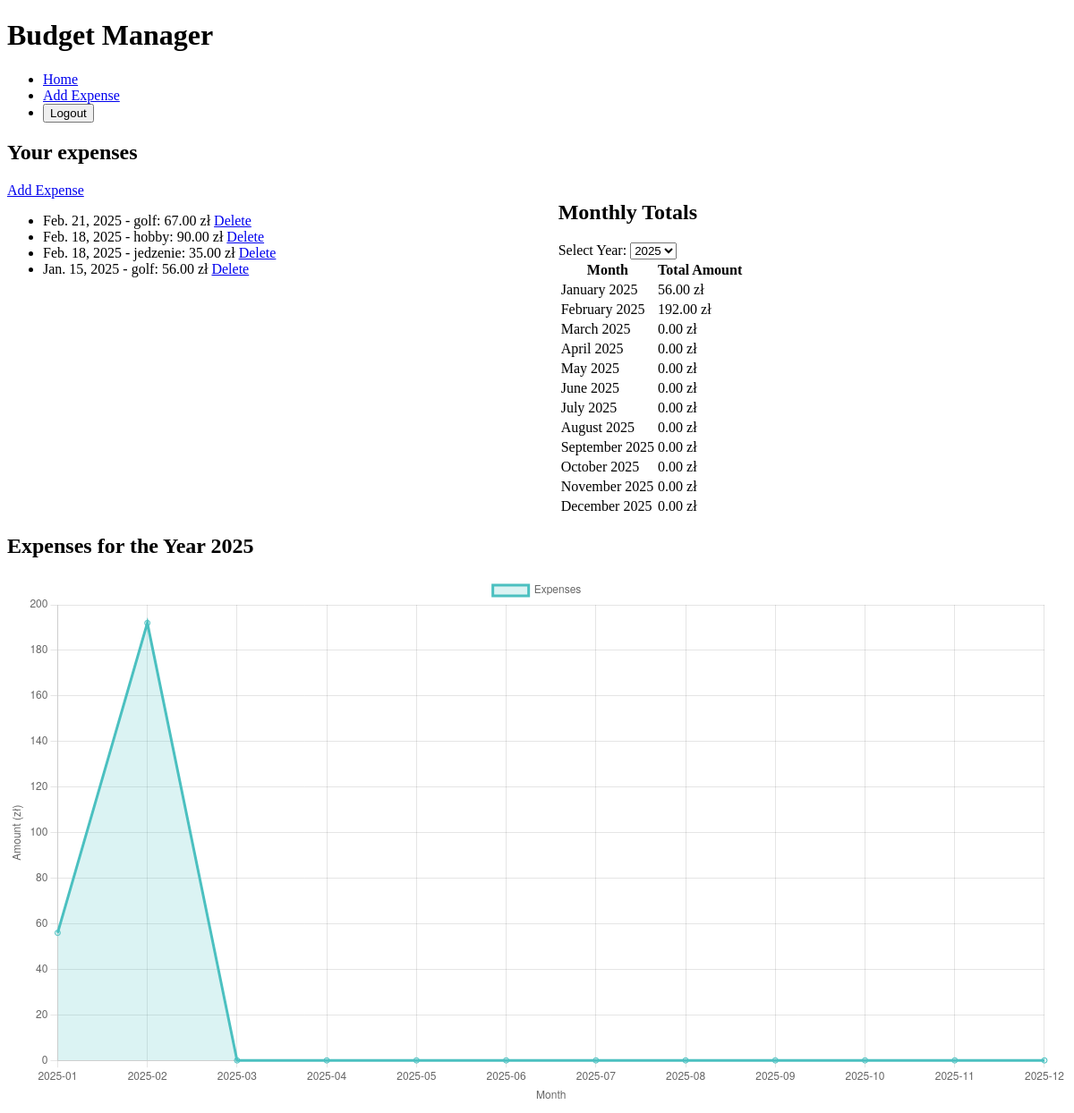
The app's page /expenses/ (signed in), older data.
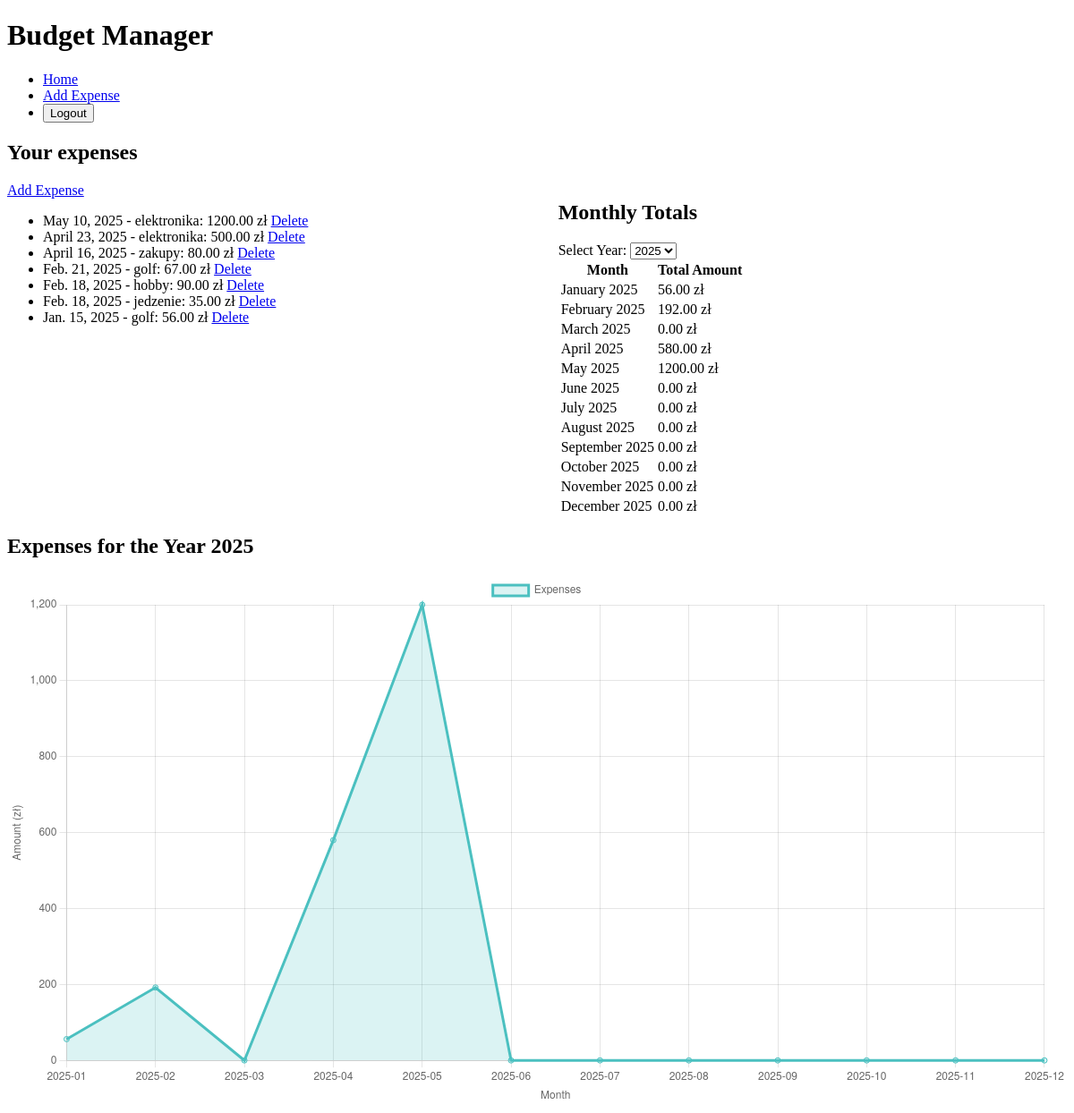
The same page, newer data.
### expenses/models.py (models this page shows, shortened)
class Expense(models.Model):
    user = models.ForeignKey(User, on_delete=models.CASCADE)
    title = models.CharField(max_length=255)
    amount = models.DecimalField(max_digits=10, decimal_places=2)
    category = models.CharField(max_length=255)
    date = models.DateField()
    currency = models.CharField(max_length=3, default='PLN')

### expenses/views.py (the view)
# urls.py: path('', views.expense_list, name="expense_list"),
@login_required
def expense_list(request):
    selected_year = int(request.GET.get('year', datetime.now().year))
    expenses = Expense.objects.filter(user=request.user, date__year=selected_year)
    monthly_totals = expenses.annotate(month=TruncMonth('date')).values('month').annotate(total=Sum('amount')).order_by('month')
    all_months = [(datetime(selected_year, month, 1), 0) for month in range(1, 13)]
    for total in monthly_totals:
        for i, (month, _) in enumerate(all_months):
            if month.month == total['month'].month:
                all_months[i] = (month, total['total'])
    years = Expense.objects.filter(user=request.user).dates('date', 'year')
    chart_data = {month.strftime('%Y-%m'): 0 for month, _ in all_months}
    for total in monthly_totals:
        month_str = total['month'].strftime('%Y-%m')
        if month_str in chart_data:
            chart_data[month_str] = float(total['total'])  # Convert Decimal to float
    return render(request, 'list.html', {
        'expenses': expenses,
        'monthly_totals': all_months,
        'years': years,
        'selected_year': selected_year,
        'chart_labels': json.dumps(list(chart_data.keys())),
        'chart_data': json.dumps(list(chart_data.values()))
    })

### templates/list.html (shortened to what this page needs)
{% extends "base.html" %}
{% block content %}
<h2>Your expenses</h2>
<div class="container">
    <div class="column">
        <a href="{% url 'add_expense' %}">Add Expense</a>
        <ul>
            {% for expense in expenses|dictsortreversed:"date" %}
                <li>{{ expense.date }} - {{ expense.category }}: {{ expense.amount|floatformat:2 }} zł
                    <a href="{% url 'delete_expense' expense.id %}">Delete</a>
                </li>
            {% endfor %}
        </ul>
    </div>
    <div class="column">
        <h2>Monthly Totals</h2>
        <form method="get" action="{% url 'expense_list' %}">
            <label for="year">Select Year:</label>
            <select name="year" id="year" onchange="this.form.submit()">
                {% for year in years %}
                    <option value="{{ year.year }}" {% if year.year == selected_year %}selected{% endif %}>{{ year.year }}</option>
                {% endfor %}
            </select>
        </form>
        <table>
            <thead>
                <tr>
                    <th>Month</th>
                    <th>Total Amount</th>
                </tr>
            </thead>
            <tbody>
                {% for month, total in monthly_totals %}
                    <tr>
                        <td>{{ month|date:"F Y" }}</td>
                        <td>{{ total|floatformat:2 }} zł</td>
                    </tr>
                {% endfor %}
            </tbody>
        </table>
    </div>
</div>
<h2>Expenses for the Year {{ selected_year }}</h2>
<canvas id="expensesChart"></canvas>
<script>
    var ctx = document.getElementById('expensesChart').getContext('2d');
    var expensesChart = new Chart(ctx, {
        type: 'line',
        data: {
            labels: JSON.parse('{{ chart_labels|escapejs }}'),
            datasets: [{
                label: 'Expenses',
                data: JSON.parse('{{ chart_data|escapejs }}'),
                borderColor: 'rgba(75, 192, 192, 1)',
                backgroundColor: 'rgba(75, 192, 192, 0.2)',
                fill: true
            }]
        },
        options: {
            scales: {
                x: {
                    title: {
                        display: true,
                        text: 'Month'
                    }
                },
                y: {
                    title: {
                        display: true,
                        text: 'Amount (zł)'
                    }
                }
            }
        }
    });
</script>
{% endblock %}

### templates/base.html (shortened to what this page needs)
<!DOCTYPE html>
<html>
<head>
    {% load static %}
    <link rel="stylesheet" type="text/css" href="{% static 'css/styles.css' %}">
</head>
<body>
    <header>
        <h1>Budget Manager</h1>
        <nav>
            <ul>
                <li><a href="{% url 'expense_list' %}">Home</a></li>
                <li><a href="{% url 'add_expense' %}">Add Expense</a></li>
                <li>
                    <form method="post" action="{% url 'account_logout' %}">
                        <button type="logout">Logout</button>
                    </form>
                </li>
            </ul>
        </nav>
    </header>
    <main>
        {% block content %}
        {% endblock %}
    </main>
</body>
</html>

### static/css/styles.css (style rules this page uses)
.container { display: flex; justify-content: space-between; }
.column { width: 48%; }

Row changes from the older to the newer data that the page shows:
added Expense: date "May 10, 2025", category "elektronika", amount "1200.00"
added Expense: date "April 23, 2025", category "elektronika", amount "500.00"
added Expense: date "April 16, 2025", category "zakupy", amount "80.00"
Text that changed along with them:
chart data {{ chart_data|escapejs }}: [56.0, 192.0, 0, 0, 0, 0, 0, 0, 0, 0, 0, 0] → [56.0, 192.0, 0, 580.0, 1200.0, 0, 0, 0, 0, 0, 0, 0]
new list line: "April 2025 580.00 zł"
new list line: "May 2025 1200.00 zł"
list line gone: "April 2025 0.00 zł"
list line gone: "May 2025 0.00 zł"
